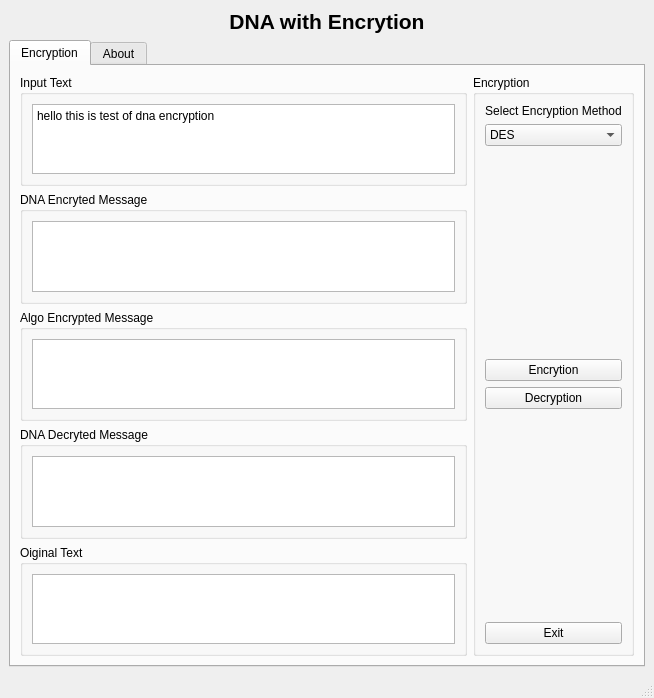
<?xml version="1.0" encoding="UTF-8"?>
<ui version="4.0">
 <class>MainWindow</class>
 <widget class="QMainWindow" name="MainWindow">
  <property name="geometry">
   <rect>
    <x>0</x>
    <y>0</y>
    <width>654</width>
    <height>681</height>
   </rect>
  </property>
  <property name="windowTitle">
   <string>MainWindow</string>
  </property>
  <widget class="QWidget" name="centralwidget">
   <layout class="QVBoxLayout" name="verticalLayout">
    <item>
     <widget class="QLabel" name="label">
      <property name="font">
       <font>
        <pointsize>16</pointsize>
        <weight>75</weight>
        <bold>true</bold>
       </font>
      </property>
      <property name="text">
       <string>DNA with Encrytion</string>
      </property>
      <property name="alignment">
       <set>Qt::AlignCenter</set>
      </property>
     </widget>
    </item>
    <item>
     <widget class="QTabWidget" name="tabWidget">
      <property name="currentIndex">
       <number>0</number>
      </property>
      <widget class="QWidget" name="tab">
       <attribute name="title">
        <string>Encryption</string>
       </attribute>
       <layout class="QHBoxLayout" name="horizontalLayout">
        <item>
         <layout class="QVBoxLayout" name="verticalLayout_10">
          <item>
           <widget class="QGroupBox" name="groupBox">
            <property name="title">
             <string>Input Text</string>
            </property>
            <layout class="QGridLayout" name="gridLayout">
             <item row="0" column="0">
              <widget class="QPlainTextEdit" name="input_plainTextEdit">
               <property name="plainText">
                <string>hello this is test of dna encryption</string>
               </property>
              </widget>
             </item>
            </layout>
           </widget>
          </item>
          <item>
           <widget class="QGroupBox" name="groupBox_3">
            <property name="title">
             <string>DNA Encryted Message</string>
            </property>
            <layout class="QVBoxLayout" name="verticalLayout_4">
             <item>
              <widget class="QPlainTextEdit" name="dna_encrypted_plainTextEdit"/>
             </item>
            </layout>
           </widget>
          </item>
          <item>
           <widget class="QGroupBox" name="groupBox_4">
            <property name="title">
             <string>Algo Encrypted Message</string>
            </property>
            <layout class="QVBoxLayout" name="verticalLayout_5">
             <item>
              <widget class="QPlainTextEdit" name="algo_encrypted_plainTextEdit"/>
             </item>
            </layout>
           </widget>
          </item>
          <item>
           <widget class="QGroupBox" name="groupBox_5">
            <property name="title">
             <string>DNA Decryted Message</string>
            </property>
            <layout class="QVBoxLayout" name="verticalLayout_3">
             <item>
              <widget class="QPlainTextEdit" name="dna_decrypted_plainTextEdit"/>
             </item>
            </layout>
           </widget>
          </item>
          <item>
           <widget class="QGroupBox" name="groupBox_6">
            <property name="title">
             <string>Oiginal Text</string>
            </property>
            <layout class="QVBoxLayout" name="verticalLayout_9">
             <item>
              <widget class="QPlainTextEdit" name="original_text_plainTextEdit"/>
             </item>
            </layout>
           </widget>
          </item>
         </layout>
        </item>
        <item>
         <widget class="QGroupBox" name="groupBox_2">
          <property name="title">
           <string>Encryption</string>
          </property>
          <layout class="QVBoxLayout" name="verticalLayout_2">
           <item>
            <widget class="QLabel" name="label_2">
             <property name="sizePolicy">
              <sizepolicy hsizetype="Preferred" vsizetype="Fixed">
               <horstretch>0</horstretch>
               <verstretch>0</verstretch>
              </sizepolicy>
             </property>
             <property name="text">
              <string>Select Encryption Method</string>
             </property>
             <property name="alignment">
              <set>Qt::AlignCenter</set>
             </property>
            </widget>
           </item>
           <item>
            <widget class="QComboBox" name="algo_comboBox">
             <item>
              <property name="text">
               <string>DES</string>
              </property>
             </item>
            </widget>
           </item>
           <item>
            <spacer name="verticalSpacer">
             <property name="orientation">
              <enum>Qt::Vertical</enum>
             </property>
             <property name="sizeHint" stdset="0">
              <size>
               <width>20</width>
               <height>40</height>
              </size>
             </property>
            </spacer>
           </item>
           <item>
            <widget class="QPushButton" name="encryption_pushButton">
             <property name="text">
              <string>Encrytion</string>
             </property>
            </widget>
           </item>
           <item>
            <widget class="QPushButton" name="decrytion_pushButton">
             <property name="text">
              <string>Decryption</string>
             </property>
            </widget>
           </item>
           <item>
            <spacer name="verticalSpacer_2">
             <property name="orientation">
              <enum>Qt::Vertical</enum>
             </property>
             <property name="sizeHint" stdset="0">
              <size>
               <width>20</width>
               <height>40</height>
              </size>
             </property>
            </spacer>
           </item>
           <item>
            <widget class="QPushButton" name="exit_pushButton">
             <property name="text">
              <string>Exit</string>
             </property>
            </widget>
           </item>
          </layout>
         </widget>
        </item>
       </layout>
      </widget>
      <widget class="QWidget" name="tab_2">
       <attribute name="title">
        <string>About</string>
       </attribute>
       <layout class="QHBoxLayout" name="horizontalLayout_2">
        <item>
         <widget class="QFrame" name="frame">
          <property name="frameShape">
           <enum>QFrame::StyledPanel</enum>
          </property>
          <property name="frameShadow">
           <enum>QFrame::Raised</enum>
          </property>
          <layout class="QVBoxLayout" name="verticalLayout_8">
           <item>
            <widget class="QLabel" name="label_3">
             <property name="text">
              <string>PHOTO</string>
             </property>
            </widget>
           </item>
           <item>
            <widget class="QLabel" name="label_4">
             <property name="text">
              <string>NAME</string>
             </property>
            </widget>
           </item>
          </layout>
         </widget>
        </item>
        <item>
         <widget class="QFrame" name="frame_2">
          <property name="frameShape">
           <enum>QFrame::StyledPanel</enum>
          </property>
          <property name="frameShadow">
           <enum>QFrame::Raised</enum>
          </property>
          <layout class="QVBoxLayout" name="verticalLayout_7">
           <item>
            <widget class="QLabel" name="label_5">
             <property name="text">
              <string>PHOTO</string>
             </property>
            </widget>
           </item>
           <item>
            <widget class="QLabel" name="label_6">
             <property name="text">
              <string>NAME</string>
             </property>
            </widget>
           </item>
          </layout>
         </widget>
        </item>
        <item>
         <widget class="QFrame" name="frame_3">
          <property name="frameShape">
           <enum>QFrame::StyledPanel</enum>
          </property>
          <property name="frameShadow">
           <enum>QFrame::Raised</enum>
          </property>
          <layout class="QVBoxLayout" name="verticalLayout_6">
           <item>
            <widget class="QLabel" name="label_7">
             <property name="text">
              <string>PHOTO</string>
             </property>
            </widget>
           </item>
           <item>
            <widget class="QLabel" name="label_8">
             <property name="text">
              <string>NAME</string>
             </property>
            </widget>
           </item>
          </layout>
         </widget>
        </item>
       </layout>
      </widget>
     </widget>
    </item>
   </layout>
  </widget>
  <widget class="QMenuBar" name="menubar">
   <property name="geometry">
    <rect>
     <x>0</x>
     <y>0</y>
     <width>654</width>
     <height>21</height>
    </rect>
   </property>
  </widget>
  <widget class="QStatusBar" name="statusbar"/>
 </widget>
 <resources/>
 <connections/>
</ui>
